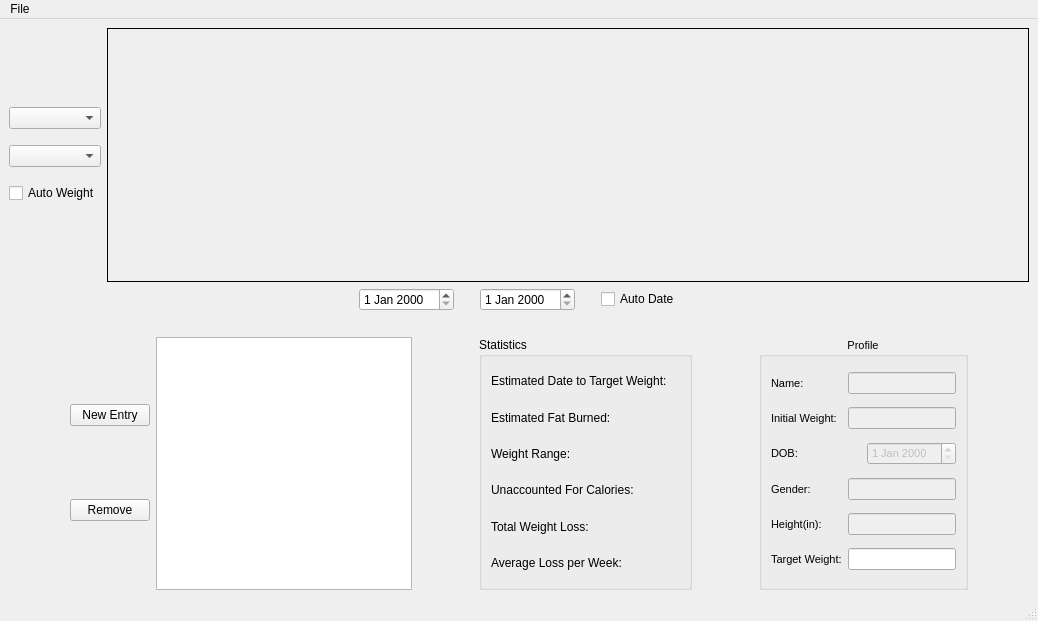
<?xml version="1.0" encoding="UTF-8"?>
<ui version="4.0">
 <class>MainWindow</class>
 <widget class="QMainWindow" name="MainWindow">
  <property name="geometry">
   <rect>
    <x>0</x>
    <y>0</y>
    <width>1038</width>
    <height>621</height>
   </rect>
  </property>
  <property name="sizePolicy">
   <sizepolicy hsizetype="Preferred" vsizetype="Preferred">
    <horstretch>0</horstretch>
    <verstretch>0</verstretch>
   </sizepolicy>
  </property>
  <property name="windowTitle">
   <string>MainWindow</string>
  </property>
  <widget class="QWidget" name="centralwidget">
   <layout class="QVBoxLayout" name="verticalLayout_2">
    <item>
     <layout class="QHBoxLayout" name="horizontalLayout">
      <item>
       <layout class="QVBoxLayout" name="verticalLayout">
        <item>
         <spacer name="verticalSpacer_2">
          <property name="orientation">
           <enum>Qt::Vertical</enum>
          </property>
          <property name="sizeHint" stdset="0">
           <size>
            <width>20</width>
            <height>40</height>
           </size>
          </property>
         </spacer>
        </item>
        <item>
         <widget class="QComboBox" name="lowWeightComboBox"/>
        </item>
        <item>
         <spacer name="verticalSpacer_5">
          <property name="orientation">
           <enum>Qt::Vertical</enum>
          </property>
          <property name="sizeType">
           <enum>QSizePolicy::Fixed</enum>
          </property>
          <property name="sizeHint" stdset="0">
           <size>
            <width>20</width>
            <height>10</height>
           </size>
          </property>
         </spacer>
        </item>
        <item>
         <widget class="QComboBox" name="highWeightComboBox"/>
        </item>
        <item>
         <spacer name="verticalSpacer_4">
          <property name="orientation">
           <enum>Qt::Vertical</enum>
          </property>
          <property name="sizeType">
           <enum>QSizePolicy::Fixed</enum>
          </property>
          <property name="sizeHint" stdset="0">
           <size>
            <width>20</width>
            <height>10</height>
           </size>
          </property>
         </spacer>
        </item>
        <item>
         <widget class="QCheckBox" name="autoWeightCheckBox">
          <property name="text">
           <string>Auto Weight</string>
          </property>
         </widget>
        </item>
        <item>
         <spacer name="verticalSpacer_3">
          <property name="orientation">
           <enum>Qt::Vertical</enum>
          </property>
          <property name="sizeHint" stdset="0">
           <size>
            <width>20</width>
            <height>40</height>
           </size>
          </property>
         </spacer>
        </item>
       </layout>
      </item>
      <item>
       <widget class="Graph" name="label">
        <property name="sizePolicy">
         <sizepolicy hsizetype="MinimumExpanding" vsizetype="MinimumExpanding">
          <horstretch>0</horstretch>
          <verstretch>0</verstretch>
         </sizepolicy>
        </property>
        <property name="frameShape">
         <enum>QFrame::Box</enum>
        </property>
        <property name="text">
         <string/>
        </property>
       </widget>
      </item>
     </layout>
    </item>
    <item>
     <layout class="QHBoxLayout" name="horizontalLayout_2">
      <item>
       <spacer name="horizontalSpacer_2">
        <property name="orientation">
         <enum>Qt::Horizontal</enum>
        </property>
        <property name="sizeHint" stdset="0">
         <size>
          <width>40</width>
          <height>20</height>
         </size>
        </property>
       </spacer>
      </item>
      <item>
       <widget class="QDateEdit" name="startDateEditBox"/>
      </item>
      <item>
       <spacer name="horizontalSpacer_7">
        <property name="orientation">
         <enum>Qt::Horizontal</enum>
        </property>
        <property name="sizeType">
         <enum>QSizePolicy::Fixed</enum>
        </property>
        <property name="sizeHint" stdset="0">
         <size>
          <width>20</width>
          <height>20</height>
         </size>
        </property>
       </spacer>
      </item>
      <item>
       <widget class="QDateEdit" name="endDateEditBox"/>
      </item>
      <item>
       <spacer name="horizontalSpacer_8">
        <property name="orientation">
         <enum>Qt::Horizontal</enum>
        </property>
        <property name="sizeType">
         <enum>QSizePolicy::Fixed</enum>
        </property>
        <property name="sizeHint" stdset="0">
         <size>
          <width>20</width>
          <height>20</height>
         </size>
        </property>
       </spacer>
      </item>
      <item>
       <widget class="QCheckBox" name="autoDateCheckBox">
        <property name="text">
         <string>Auto Date</string>
        </property>
       </widget>
      </item>
      <item>
       <spacer name="horizontalSpacer_3">
        <property name="orientation">
         <enum>Qt::Horizontal</enum>
        </property>
        <property name="sizeHint" stdset="0">
         <size>
          <width>40</width>
          <height>20</height>
         </size>
        </property>
       </spacer>
      </item>
     </layout>
    </item>
    <item>
     <spacer name="verticalSpacer">
      <property name="orientation">
       <enum>Qt::Vertical</enum>
      </property>
      <property name="sizeType">
       <enum>QSizePolicy::Minimum</enum>
      </property>
      <property name="sizeHint" stdset="0">
       <size>
        <width>20</width>
        <height>20</height>
       </size>
      </property>
     </spacer>
    </item>
    <item>
     <layout class="QHBoxLayout" name="horizontalLayout_3">
      <item>
       <spacer name="horizontalSpacer_10">
        <property name="orientation">
         <enum>Qt::Horizontal</enum>
        </property>
        <property name="sizeHint" stdset="0">
         <size>
          <width>40</width>
          <height>20</height>
         </size>
        </property>
       </spacer>
      </item>
      <item>
       <layout class="QVBoxLayout" name="verticalLayout_3">
        <item>
         <widget class="QPushButton" name="newEntryButton">
          <property name="text">
           <string>New Entry</string>
          </property>
         </widget>
        </item>
        <item>
         <widget class="QPushButton" name="removeEntryButton">
          <property name="text">
           <string>Remove</string>
          </property>
         </widget>
        </item>
       </layout>
      </item>
      <item>
       <widget class="QListWidget" name="listWidget">
        <property name="sizePolicy">
         <sizepolicy hsizetype="Minimum" vsizetype="MinimumExpanding">
          <horstretch>0</horstretch>
          <verstretch>0</verstretch>
         </sizepolicy>
        </property>
       </widget>
      </item>
      <item>
       <spacer name="horizontalSpacer">
        <property name="orientation">
         <enum>Qt::Horizontal</enum>
        </property>
        <property name="sizeHint" stdset="0">
         <size>
          <width>40</width>
          <height>20</height>
         </size>
        </property>
       </spacer>
      </item>
      <item>
       <widget class="QGroupBox" name="groupBox">
        <property name="title">
         <string>Statistics</string>
        </property>
        <layout class="QVBoxLayout" name="verticalLayout_6">
         <item>
          <layout class="QHBoxLayout" name="horizontalLayout_11">
           <item>
            <widget class="QLabel" name="label_4">
             <property name="text">
              <string>Estimated Date to Target Weight:</string>
             </property>
            </widget>
           </item>
           <item>
            <widget class="QLabel" name="estDateWeightLossLabel">
             <property name="text">
              <string/>
             </property>
            </widget>
           </item>
          </layout>
         </item>
         <item>
          <layout class="QHBoxLayout" name="horizontalLayout_12">
           <item>
            <widget class="QLabel" name="label_6">
             <property name="text">
              <string>Estimated Fat Burned:</string>
             </property>
            </widget>
           </item>
           <item>
            <widget class="QLabel" name="estFatBurnedLabel">
             <property name="text">
              <string/>
             </property>
            </widget>
           </item>
          </layout>
         </item>
         <item>
          <layout class="QHBoxLayout" name="horizontalLayout_13">
           <item>
            <widget class="QLabel" name="label_8">
             <property name="text">
              <string>Weight Range:</string>
             </property>
            </widget>
           </item>
           <item>
            <widget class="QLabel" name="weightRangeLabel">
             <property name="text">
              <string/>
             </property>
            </widget>
           </item>
          </layout>
         </item>
         <item>
          <layout class="QHBoxLayout" name="horizontalLayout_14">
           <item>
            <widget class="QLabel" name="label_10">
             <property name="text">
              <string>Unaccounted For Calories:</string>
             </property>
            </widget>
           </item>
           <item>
            <widget class="QLabel" name="unnAccCaloriesLabel">
             <property name="text">
              <string/>
             </property>
            </widget>
           </item>
          </layout>
         </item>
         <item>
          <layout class="QHBoxLayout" name="horizontalLayout_15">
           <item>
            <widget class="QLabel" name="label_11">
             <property name="text">
              <string>Total Weight Loss:</string>
             </property>
            </widget>
           </item>
           <item>
            <widget class="QLabel" name="totalWeightLossLabel">
             <property name="text">
              <string/>
             </property>
            </widget>
           </item>
          </layout>
         </item>
         <item>
          <layout class="QHBoxLayout" name="horizontalLayout_16">
           <item>
            <widget class="QLabel" name="label_5">
             <property name="text">
              <string>Average Loss per Week:</string>
             </property>
            </widget>
           </item>
           <item>
            <widget class="QLabel" name="avgLossPerWeekLabel">
             <property name="text">
              <string/>
             </property>
            </widget>
           </item>
          </layout>
         </item>
        </layout>
       </widget>
      </item>
      <item>
       <spacer name="horizontalSpacer_4">
        <property name="orientation">
         <enum>Qt::Horizontal</enum>
        </property>
        <property name="sizeHint" stdset="0">
         <size>
          <width>40</width>
          <height>20</height>
         </size>
        </property>
       </spacer>
      </item>
      <item>
       <layout class="QHBoxLayout" name="horizontalLayout_4"/>
      </item>
      <item>
       <widget class="QGroupBox" name="profileGroupBox">
        <property name="font">
         <font>
          <pointsize>8</pointsize>
         </font>
        </property>
        <property name="title">
         <string notr="true">Profile</string>
        </property>
        <property name="alignment">
         <set>Qt::AlignCenter</set>
        </property>
        <property name="flat">
         <bool>false</bool>
        </property>
        <property name="checkable">
         <bool>false</bool>
        </property>
        <layout class="QVBoxLayout" name="verticalLayout_5">
         <item>
          <layout class="QHBoxLayout" name="horizontalLayout_7">
           <item>
            <widget class="QLabel" name="nameLabel">
             <property name="text">
              <string>Name:</string>
             </property>
            </widget>
           </item>
           <item>
            <widget class="QLineEdit" name="nameEditBox">
             <property name="enabled">
              <bool>false</bool>
             </property>
             <property name="sizePolicy">
              <sizepolicy hsizetype="Minimum" vsizetype="Fixed">
               <horstretch>0</horstretch>
               <verstretch>0</verstretch>
              </sizepolicy>
             </property>
            </widget>
           </item>
          </layout>
         </item>
         <item>
          <layout class="QHBoxLayout" name="horizontalLayout_10">
           <item>
            <widget class="QLabel" name="label_3">
             <property name="text">
              <string>Initial Weight:</string>
             </property>
            </widget>
           </item>
           <item>
            <widget class="QLineEdit" name="initialWeightEditBox">
             <property name="enabled">
              <bool>false</bool>
             </property>
             <property name="sizePolicy">
              <sizepolicy hsizetype="Minimum" vsizetype="Fixed">
               <horstretch>0</horstretch>
               <verstretch>0</verstretch>
              </sizepolicy>
             </property>
            </widget>
           </item>
          </layout>
         </item>
         <item>
          <layout class="QHBoxLayout" name="horizontalLayout_5">
           <item>
            <widget class="QLabel" name="dobLabel">
             <property name="text">
              <string>DOB:</string>
             </property>
            </widget>
           </item>
           <item>
            <widget class="QDateEdit" name="dobEditBox">
             <property name="enabled">
              <bool>false</bool>
             </property>
            </widget>
           </item>
          </layout>
         </item>
         <item>
          <layout class="QHBoxLayout" name="horizontalLayout_8">
           <item>
            <widget class="QLabel" name="genderLablel">
             <property name="text">
              <string>Gender:</string>
             </property>
            </widget>
           </item>
           <item>
            <widget class="QLineEdit" name="genderEditBox">
             <property name="enabled">
              <bool>false</bool>
             </property>
             <property name="sizePolicy">
              <sizepolicy hsizetype="Minimum" vsizetype="Fixed">
               <horstretch>0</horstretch>
               <verstretch>0</verstretch>
              </sizepolicy>
             </property>
            </widget>
           </item>
          </layout>
         </item>
         <item>
          <layout class="QHBoxLayout" name="horizontalLayout_6">
           <item>
            <widget class="QLabel" name="label_2">
             <property name="text">
              <string>Height(in):</string>
             </property>
            </widget>
           </item>
           <item>
            <widget class="QLineEdit" name="heightEditBox">
             <property name="enabled">
              <bool>false</bool>
             </property>
             <property name="sizePolicy">
              <sizepolicy hsizetype="Minimum" vsizetype="Fixed">
               <horstretch>0</horstretch>
               <verstretch>0</verstretch>
              </sizepolicy>
             </property>
            </widget>
           </item>
          </layout>
         </item>
         <item>
          <layout class="QHBoxLayout" name="horizontalLayout_9">
           <item>
            <widget class="QLabel" name="targetWeightLabel">
             <property name="text">
              <string>Target Weight:</string>
             </property>
            </widget>
           </item>
           <item>
            <widget class="QLineEdit" name="targetWeightEditBox">
             <property name="enabled">
              <bool>true</bool>
             </property>
             <property name="sizePolicy">
              <sizepolicy hsizetype="Minimum" vsizetype="Fixed">
               <horstretch>0</horstretch>
               <verstretch>0</verstretch>
              </sizepolicy>
             </property>
            </widget>
           </item>
          </layout>
         </item>
        </layout>
       </widget>
      </item>
      <item>
       <spacer name="horizontalSpacer_6">
        <property name="orientation">
         <enum>Qt::Horizontal</enum>
        </property>
        <property name="sizeHint" stdset="0">
         <size>
          <width>40</width>
          <height>20</height>
         </size>
        </property>
       </spacer>
      </item>
      <item>
       <layout class="QVBoxLayout" name="verticalLayout_4"/>
      </item>
     </layout>
    </item>
   </layout>
  </widget>
  <widget class="QStatusBar" name="statusbar"/>
  <widget class="QMenuBar" name="menubar">
   <property name="geometry">
    <rect>
     <x>0</x>
     <y>0</y>
     <width>1038</width>
     <height>22</height>
    </rect>
   </property>
   <widget class="QMenu" name="menuFile">
    <property name="title">
     <string>File</string>
    </property>
    <addaction name="actionNew_Profile"/>
    <addaction name="actionOpen_Projile"/>
    <addaction name="separator"/>
    <addaction name="actionClose_Profile"/>
    <addaction name="separator"/>
    <addaction name="actionSave_Profile"/>
    <addaction name="actionSave_Profile_as"/>
    <addaction name="separator"/>
    <addaction name="actionExit"/>
   </widget>
   <addaction name="menuFile"/>
  </widget>
  <action name="actionNew_Profile">
   <property name="text">
    <string>New Profile...</string>
   </property>
  </action>
  <action name="actionOpen_Projile">
   <property name="text">
    <string>Open Profile</string>
   </property>
  </action>
  <action name="actionClose_Profile">
   <property name="text">
    <string>Close Profile</string>
   </property>
  </action>
  <action name="actionSave_Profile">
   <property name="text">
    <string>Save Profile</string>
   </property>
  </action>
  <action name="actionSave_Profile_as">
   <property name="text">
    <string>Save Profile as...</string>
   </property>
  </action>
  <action name="actionExit">
   <property name="text">
    <string>Exit</string>
   </property>
  </action>
 </widget>
 <customwidgets>
  <customwidget>
   <class>Graph</class>
   <extends>QLabel</extends>
   <header>graph.h</header>
  </customwidget>
 </customwidgets>
 <resources/>
 <connections/>
</ui>
